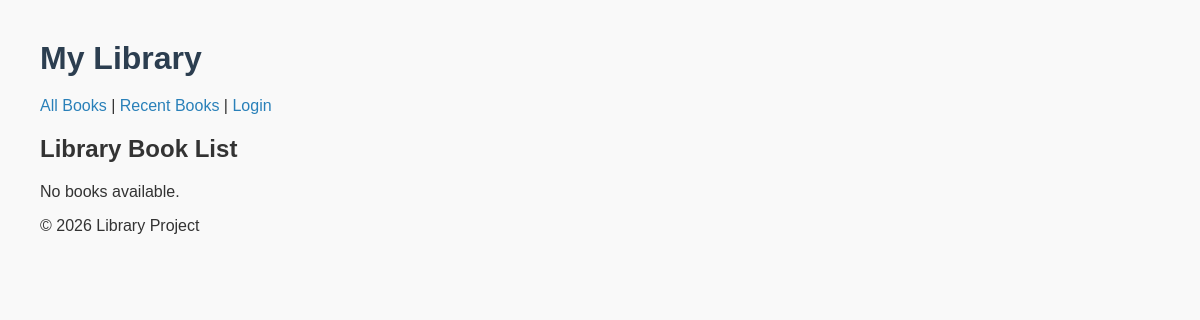
/books/, run on an earlier commit of the app's database.
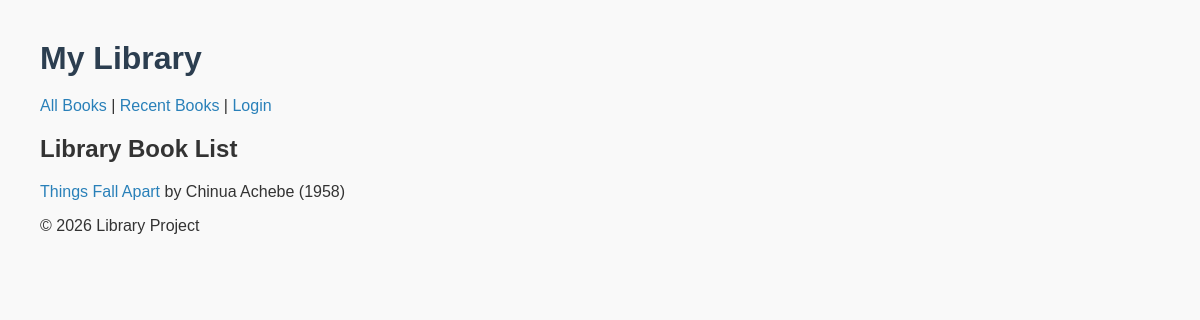
And on a later commit of the database.
### bookshelf/models.py (models this page shows, shortened)
class Book(models.Model):
    title = models.CharField(max_length=200)
    publication_year = models.IntegerField()
    author = models.ForeignKey(Author, on_delete=models.CASCADE, related_name="books")

class Author(models.Model):
    name = models.CharField(max_length=100)
    birth_year = models.IntegerField(null=True, blank=True)
    def __str__(self):
        return self.name

### bookshelf/views.py (the view)
# urls.py: path('books/', book_list, name='book_list'),
def book_list(request):
    books = Book.objects.all()
    return render(request, 'bookshelf/book_list.html', {'books': books})

### bookshelf/templates/bookshelf/book_list.html (shortened to what this page needs)
{% extends "bookshelf/base.html" %}
{% block content %}
<h2>Library Book List</h2>
{% if books %}
<ul>
  {% for book in books %}
  <li>
    <a href="{% url 'book_detail' book.pk %}">
      {{ book.title }}
    </a> by {{ book.author }} ({{ book.publication_year }})
  </li>
  {% endfor %}
</ul>
{% else %}
<p>No books available.</p>
{% endif %}
{% endblock %}

### bookshelf/templates/bookshelf/base.html (shortened to what this page needs)
<!DOCTYPE html>
<html>
<head>
  {% load static %}
  <link rel="stylesheet" href="{% static 'bookshelf/style.css' %}">
</head>
<body>
  <header>
    <h1>My Library</h1>
    <nav>
      <a href="{% url 'book_list' %}">All Books</a> |
      <a href="{% url 'recent_books' %}">Recent Books</a> |
      {% if user.is_authenticated %}
      <a href="{% url 'add_book' %}">Add Book</a> |
      <a href="{% url 'logout' %}">Logout</a>
      {% else %}
      <a href="{% url 'login' %}">Login</a>
      {% endif %}
    </nav>
  </header>
  <main>
    {% block content %}{% endblock %}
  </main>
  <footer>
    <p>&copy; 2026 Library Project</p>
  </footer>
</body>
</html>

### bookshelf/static/bookshelf/style.css (style rules this page uses)
body { font-family: Arial, sans-serif; margin: 40px; background-color: #f9f9f9; color: #333; }
h1 { color: #2c3e50; margin-bottom: 20px; }
ul { list-style-type: none; padding: 0; }
li { margin: 10px 0; }
a { text-decoration: none; color: #2980b9; }

What changed in the data, as far as the page shows it:
added Book: title "Things Fall Apart", author "Chinua Achebe", publication_year "1958"
Also different on the page:
text no longer shown: "No books available."
